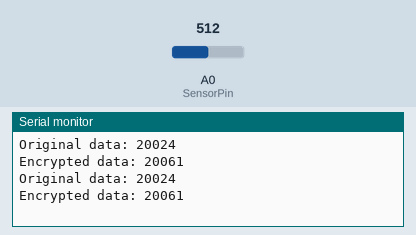
A sketch run on a simulated Arduino Uno, built with avr-gcc and run on an emulated ATmega328P. On the bench: the last lines printed to the serial monitor. The test bench sets the inputs (shaded band); at power-on: A0 (SensorPin) = 512.

Above: at 3.8 s.
3.9 s: A0 (SensorPin) set to 716
At 7.3 s:
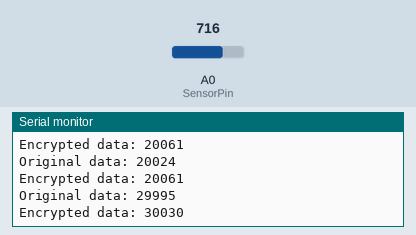
7.8 s: A0 (SensorPin) set to 900
At 10.2 s:
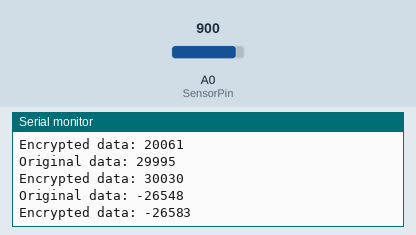
Timing chart, 0 to 11.7 s (numbered marks = the images above; inputs shaded):
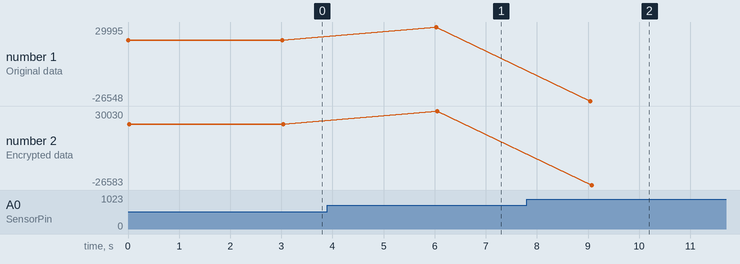

The sketch:

Tx_XOR_Encryption.ino
```cpp
#include <SoftwareSerial.h>

const int SensorPin = A0; // Connect the Envelope output to Analog pin 0
const int key = 0x65; // Encryption Key in HEX

SoftwareSerial softSerial(2, 3); // RX, TX

void setup() {
  Serial.begin(9600); // Start the Serial communication to send data to the computer
  softSerial.begin(4800); // Start software serial
}

void loop() {

  float sensorValue = analogRead(SensorPin); // Read the sensor output
  float voltage = sensorValue * (5.0/1023.0); // Convert the digital data to voltage
  float temperature = (voltage - 0.5) *100;

  int dataToSend = (int)(temperature * 100); // Converting float to int

  Serial.print("Original data: ");
  Serial.println(dataToSend);

  int encryptedData = dataToSend ^ key;

  Serial.print("Encrypted data: ");
  Serial.println(encryptedData);

  softSerial.println(encryptedData); // Transmit the encrypted data

  delay(3000); // Wait for a bit to not spam the serial output
}
```

Measured:
- after the input at 3.9 s, the serial monitor: prints a new line after 2.1 s (image 1)
- after the input at 7.8 s, the serial monitor: prints a new line after 1.2 s (image 2)
- plotted number 1: 20024 → 29995 after the input at 3.9 s, 29995 → -26548 after the input at 7.8 s
- plotted number 2: 20061 → 30030 after the input at 3.9 s, 30030 → -26583 after the input at 7.8 s
